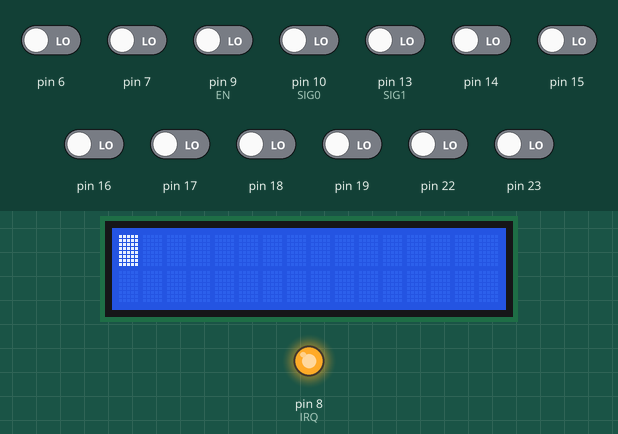
This sketch was run on a simulated Arduino Uno, built with avr-gcc and run on an emulated ATmega328P. Shown: 16×2 character LCD, output pins drawn as LEDs (lit = HIGH). Inputs (shaded band) come from the test bench; at power-on: pin 6, pin 7, pin 9 (EN), pin 10 (SIG0), pin 13 (SIG1), pin 14–19, pin 22, pin 23 LOW. What the sketch prints to the serial monitor is not drawn.

Above: at 2.2 s.
2.3 s: pin 9 (EN) driven HIGH
At 3.3 s:
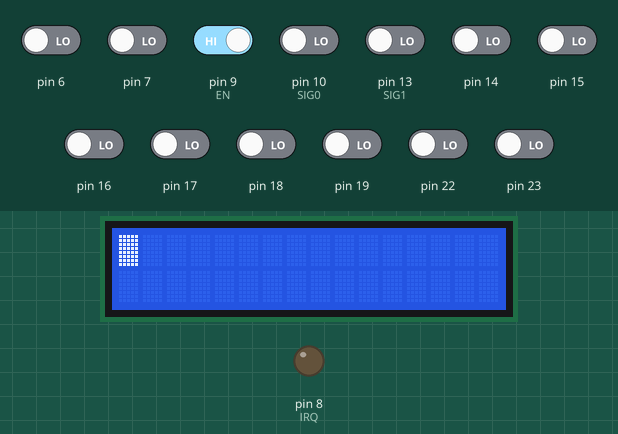
3.8 s: pin 13 (SIG1) driven HIGH
At 4.5 s:
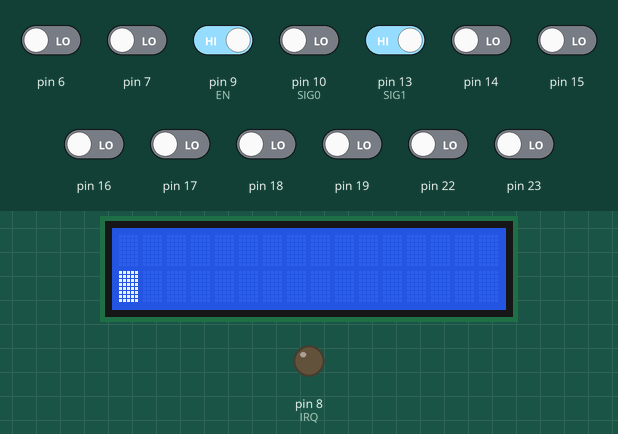
6.8 s: pin 6 driven HIGH
At 6.99 s:
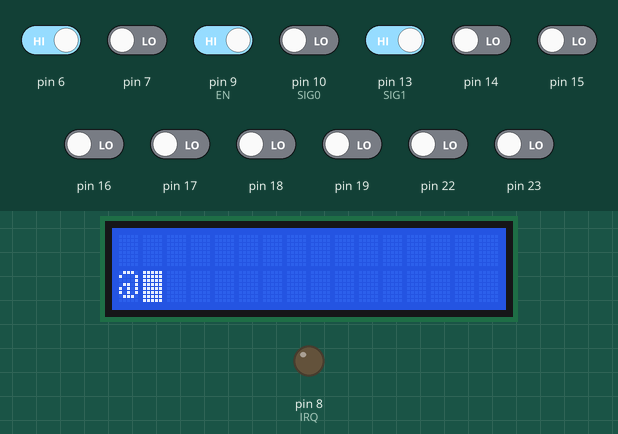
9.2 s: pin 7 driven HIGH
At 9.43 s:
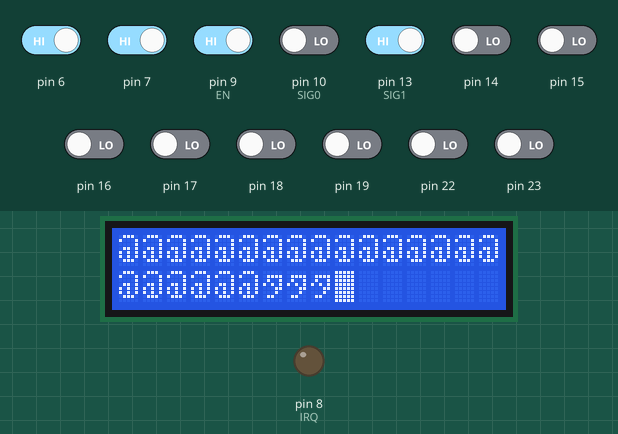
11.7 s: pin 14 driven HIGH
At 11.88 s:
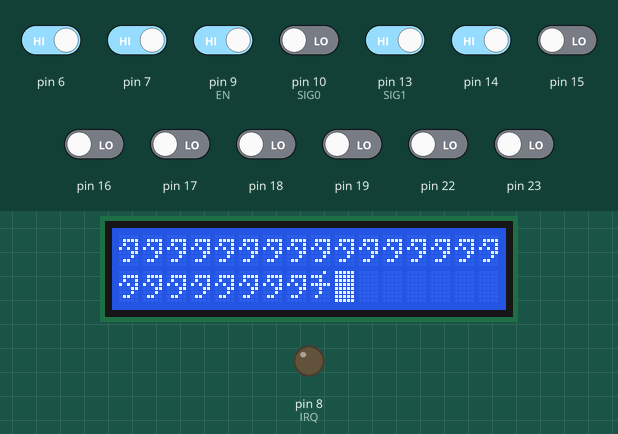
14.1 s: pin 15 driven HIGH
At 14.32 s:
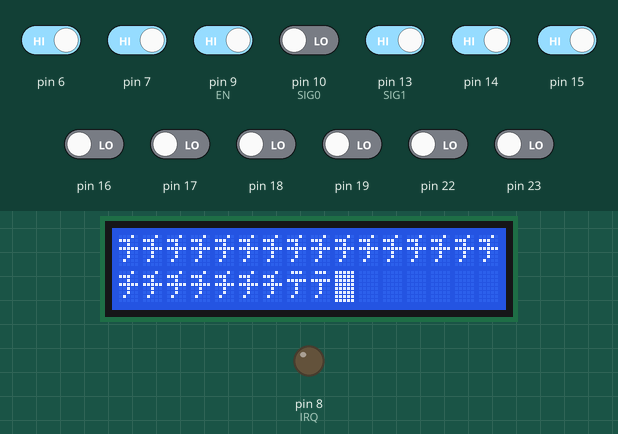
Timing chart, 0 to 17.1 s (numbered marks = the images above; inputs shaded):
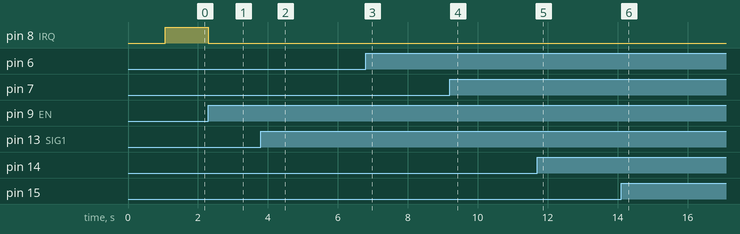

The sketch:

helix_display_interface.ino
```cpp
#include <LiquidCrystal.h>
const int rs = 12, en = 11, d4 = 5, d5 = 4, d6 = 3, d7 = 2;
LiquidCrystal lcd(rs, en, d4, d5, d6, d7);

#define CLK PB7
#define CLR PB6
#define SIG1 13
#define SIG0 10
#define EN 9
#define IRQ 8

#define read_clock PINB & 0x80
#define read_mode ((PINB & 0x4) >> 2) + ((PINB & 0x20) >> 4)
#define read_bus (PINC & 0x3F) | (PIND & 0xC0)
#define disable_signal PORTB &= 0xfe
#define enable_signal PORTB |= 0x1
#define read_enable PINB & 2
#define read_clear PINB & B01000000

volatile boolean data_available = false;
volatile byte data = 0;
volatile byte mode = 0;
int written_bytes = 0;
char buf[4];
char line1[17];
char line2[17];
int cursor = 0;
int curr_line = 0;

void setup() {
  lcd.begin(16, 2);
  lcd.setCursor(0, 0);
  lcd.clear();

  Serial.begin(9600);

  pinMode(SIG0, INPUT);
  pinMode(SIG1, INPUT);
  pinMode(EN, INPUT);
  pinMode(IRQ, OUTPUT);

  set_bus_input();
  DDRB &= ~B11000000;

  lcd.print(" Helix  Display");
  delay(1000);
  lcd.clear();
  lcd.blink();
  enable_signal;
}

void set_bus_input()
{
  DDRC &= ~B00111111;
  DDRD &= ~B11000000;
}

void set_bus_output()
{
  DDRC |= B00111111;
  DDRD |= B11000000;
}
void write_bus(byte data)
{
  PORTC = (PORTC & 0xC0) | (data & 0x3f);
  PORTD = (PORTD & 0x3F) | (data & 0xC0);
}
void scroll_line()
{
  if (curr_line == 0)
  {
    curr_line = 1;
    lcd.setCursor(0, 1);
  }
  else
  {
    lcd.clear();
    lcd.setCursor(0, 0);
    lcd.print(line2);
    strcpy(line1, line2);
    lcd.setCursor(0, 1);
    curr_line = 1;
  }
}

void update_display(char data[])
{
  int count = 0;
  char* line = curr_line == 0 ? line1 : line2;
  while (data[++count] != 0);
  if (cursor + count > 16 || (mode == 2 && data[0] == '\n')) {
    scroll_line();
    cursor = 0;
    line = line2;
  }
  if (mode == 2 && buf[0] == '\n')
    return;
  strcpy(line + cursor, data);
  cursor += count;
  lcd.print(buf);
  written_bytes++;
}

void loop() {
  mode = read_mode;
  data = read_bus;
  if (read_enable)
  {
    disable_signal;
    data_available = mode > 0;
  }

  if (data_available)
  {
    //INTEGER
    if (mode == 1)
    {
      itoa(data, buf, 10);
      update_display(buf);
    }
    //CHAR
    else if (mode == 2)
    {
      buf[0] = data;
      buf[1] = 0;
      update_display(buf);
      Serial.print((char)data);
    }
    else if (mode == 3)
    {
      lcd.clear();
      lcd.setCursor(0, 0);
      written_bytes = 0;
      cursor = 0;
    }
    data_available = false;
    delay(25);
    enable_signal;
  }
  else if (read_clear)
  {
    lcd.home();
    lcd.clear();
    written_bytes = 0;
    Serial.println();
    cursor = 0;
    enable_signal;
  }
}
```

Measured:
- after the input at 2.3 s, pin 8 (IRQ): HIGH → LOW at once
- after the input at 3.8 s, the display: changes after 0.43 s (image 2)
- after the input at 6.8 s, the display: changes at once (image 3)
- after the input at 9.2 s, the display: changes after 0.09 s (image 4)
- after the input at 11.7 s, the display: changes at once (image 5)
- after the input at 14.1 s, the display: changes after 0.07 s (image 6)
